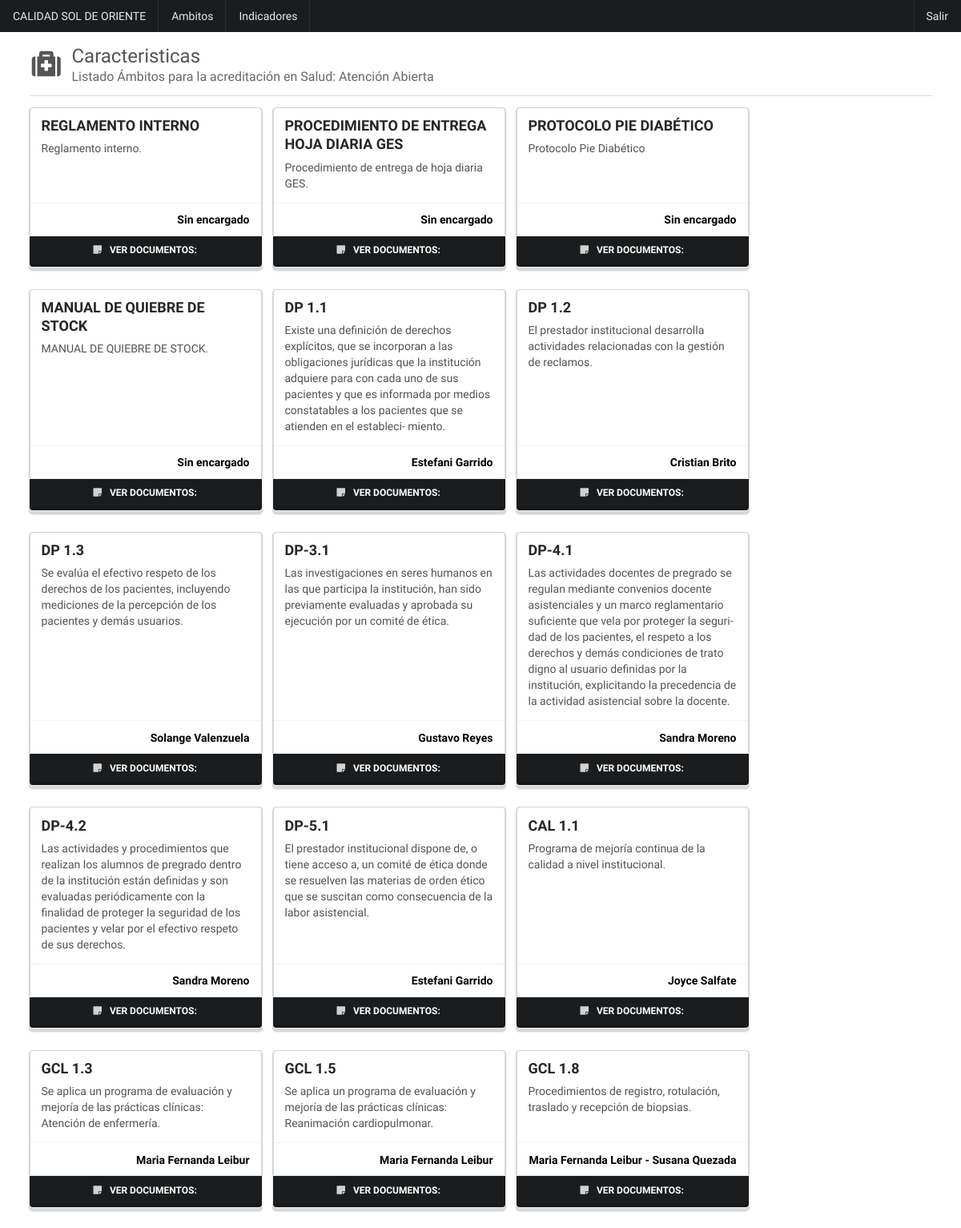
/caracteristicas/ (signed in, upper part), run on the app's committed database.
### caracteristicas/models.py (models this page shows, shortened)
class Caracteristica(models.Model):
    nombre = models.CharField(verbose_name='Nombre de Caracteristica', max_length=100)
    denominacion = models.CharField(verbose_name='Denomiación', max_length=250, null=True, blank=True)
    ambito = models.ForeignKey(Ambito, verbose_name="Ámbito", on_delete=models.CASCADE)
    descripcion = RichTextField(verbose_name='Description')
    TIPO_CHOICES = (
        ('OBLIGATORIA', 'OBLIGATORIA'),
        ('NO OBLIGATORIA', 'NO OBLIGATORIA')
    )
    tipo = models.CharField(verbose_name="Tipo de caracteristica", choices=TIPO_CHOICES, max_length=15, null=True, blank=True)
    numero = models.FloatField(verbose_name='Número de Característica')
    fecha = models.DateField(verbose_name='Fecha de documento', default='2018-11-13')
    encargado = models.CharField(verbose_name='Encargado de Caracteristica', max_length=200, null=True, blank=True)
    created = models.DateTimeField(auto_now_add=True, verbose_name='Fecha de creación')
    updated = models.DateTimeField(auto_now=True, verbose_name='Fecha de edición')
    class Meta:
        verbose_name = 'Característica'
        verbose_name_plural = 'Características'
        ordering = ['ambito', 'numero']

### caracteristicas/views.py (the view)
# urls.py: path('', CaracteristicaList.as_view(), name='caracteristicas'),
@method_decorator(login_required(), name='dispatch')
class CaracteristicaList(ListView):
    model = Caracteristica

### caracteristicas/templates/caracteristicas/caracteristica_list.html (shortened to what this page needs)
{% extends 'core/base.html' %}
{% load static %}
{% block content %}
    <div>
        <h2 class="ui header floated left">
            <i class="medkit icon"></i>
            <div class="content">Caracteristicas
                <div class="sub header">
                    Listado Ámbitos para la acreditación en Salud: Atención Abierta
                </div>
            </div>
        </h2>
        <div class="ui divider clearing"></div>
        <div class="ui cards">
            {% for caracteristica in caracteristica_list %}
                <div class="card">
                    <div class="content">
                        <div class="header">{{ caracteristica.nombre }}</div>
                        <div class="description">
                            {{ caracteristica.descripcion|safe }}
                        </div>
                    </div>
                <div class="extra content">
                        <div class="right floated author">
                            <strong style="color: black">
                                {% if caracteristica.encargado != null %}
                                    {{ caracteristica.encargado }}
                                {% else %}
                                    Sin encargado
                                {% endif %}
                            </strong>
                        </div>
                    </div>
                    <a
                    href="{% url 'caracteristicas:caracteristica' caracteristica.id caracteristica.nombre|slugify %}"
                    class="ui bottom secondary attached button">
                        <i class="sticky note icon"></i>
                        Ver Documentos:
                    </a>
                </div>
            {% endfor %}
        </div>
    </div>
{% endblock %}

### data on the page
Caracteristica: nombre "REGLAMENTO INTERNO", descripcion "Reglamento interno.", shows "Sin encargado"
Caracteristica: nombre "PROCEDIMIENTO DE ENTREGA HOJA DIARIA GES", descripcion "Procedimiento de entrega de hoja diaria GES.", shows "Sin encargado"
Caracteristica: nombre "PROTOCOLO PIE DIABÉTICO", descripcion "Protocolo Pie Diabético", shows "Sin encargado"
Caracteristica: nombre "MANUAL DE QUIEBRE DE STOCK", descripcion "MANUAL DE QUIEBRE DE STOCK.", shows "Sin encargado"
Caracteristica: nombre "DP 1.1", descripcion "Existe una definición de derechos explícitos, que se incorporan a las obligaciones jurídicas que la institución adquiere para con cada uno de sus pacientes y que es informada por medios constatables a los pacientes que se atienden en el estableci- miento.", encargado "Estefani Garrido"
Caracteristica: nombre "DP 1.2", descripcion "El prestador institucional desarrolla actividades relacionadas con la gestión de reclamos.", encargado "Cristian Brito"
Caracteristica: nombre "DP 1.3", descripcion "Se evalúa el efectivo respeto de los derechos de los pacientes, incluyendo mediciones de la percepción de los pacientes y demás usuarios.", encargado "Solange Valenzuela"
Caracteristica: nombre "DP-3.1", descripcion "Las investigaciones en seres humanos en las que participa la institución, han sido previamente evaluadas y aprobada su ejecución por un comité de ética.", encargado "Gustavo Reyes"
Caracteristica: nombre "DP-4.1", descripcion "Las actividades docentes de pregrado se regulan mediante convenios docente asistenciales y un marco reglamentario suficiente que vela por proteger la seguri- dad de los pacientes, el respeto a los derechos y demás condiciones de trato digno al usuario definidas por la institución, explicitando la precedencia de la actividad asistencial sobre la docente.", encargado "Sandra Moreno"
Caracteristica: nombre "DP-4.2", descripcion "Las actividades y procedimientos que realizan los alumnos de pregrado dentro de la institución están definidas y son evaluadas periódicamente con la finalidad de proteger la seguridad de los pacientes y velar por el efectivo respeto de sus derechos.", encargado "Sandra Moreno"
Caracteristica: nombre "DP-5.1", descripcion "El prestador institucional dispone de, o tiene acceso a, un comité de ética donde se resuelven las materias de orden ético que se suscitan como consecuencia de la labor asistencial.", encargado "Estefani Garrido"
Caracteristica: nombre "CAL 1.1", descripcion "Programa de mejoría continua de la calidad a nivel institucional.", encargado "Joyce Salfate"
Caracteristica: nombre "GCL 1.3", descripcion "Se aplica un programa de evaluación y mejoría de las prácticas clínicas: Atención de enfermería.", encargado "Maria Fernanda Leibur"
Caracteristica: nombre "GCL 1.5", descripcion "Se aplica un programa de evaluación y mejoría de las prácticas clínicas: Reanimación cardiopulmonar.", encargado "Maria Fernanda Leibur"
Caracteristica: nombre "GCL 1.8", descripcion "Procedimientos de registro, rotulación, traslado y recepción de biopsias.", encargado "Maria Fernanda Leibur - Susana Quezada"
